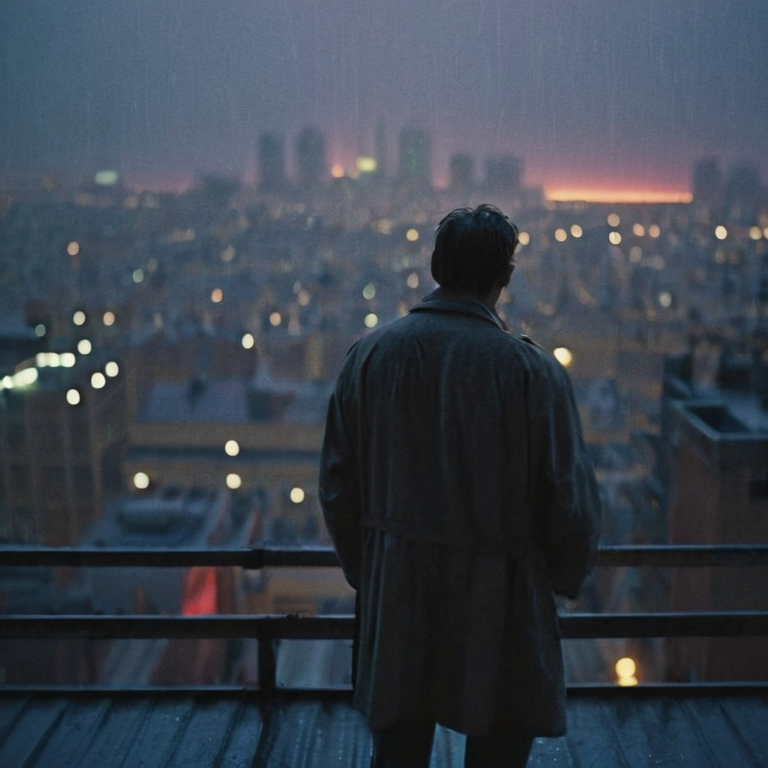
#> input picture samples/keyframe_draft.png, 768 x 768 px; its folder holds only this picture in this run
$ python -i grade.py   (imports and definitions only)
#> lines starting #> are read from the running program, lines starting #| are printed output that depends on the picture
"""Film grade: run the grading engine (photocraft-cli) over a still or a video.

A still is one CLI call.  A video is split to PNG frames, each frame is graded,
and the frames are re-encoded to h264 mp4 at the source frame rate.

The CLI **silently coerces** an unknown ``lut`` to ``none``, so this module
validates the look against the enum itself before spawning anything.  Strength
is applied here (the CLI has no strength parameter): the graded frame is
blended with the original.

``PHOTOCRAFT_BIN`` wins; then ``photocraft-cli`` on PATH; then the private
install under ``~/.aither/photocraft/`` (the only place it exists on the
reference host, where it is not on PATH).
"""

from __future__ import annotations

import os
import shutil
import subprocess
import tempfile
from pathlib import Path
from typing import Optional, Tuple

from . import ffmpeg

#: The engine's enum, verbatim.  Anything else is rejected before the call.
LOOKS: Tuple[str, ...] = (
    "none",
    "warm",
    "cool",
    "tealOrange",
    "bleachBypass",
    "fadedFilm",
    "dayForNight",
    "monoContrast",
    "crossProcess",
)

LOOK_LABELS = {
    "none": "None",
    "warm": "Warm",
    "cool": "Cool",
    "tealOrange": "Teal & Orange",
    "bleachBypass": "Bleach Bypass",
    "fadedFilm": "Faded Film",
    "dayForNight": "Day For Night",
    "monoContrast": "Mono Contrast",
    "crossProcess": "Cross Process",
}

CLI_COMMAND = "image.adjustments.colorLookup"

IMAGE_EXTS = {".png", ".jpg", ".jpeg", ".tif", ".tiff", ".webp", ".exr", ".psd", ".pcraft"}


class GradeError(RuntimeError):
    """The grade could not be produced (missing binary, bad look, CLI failure)."""


# [23 lines left out: functions _candidates, find_bin, not called in this run]


#: The same looks as ffmpeg filter chains, for a machine without photocraft (Linux, a
#: container, any self-hosted install). Not pixel-identical to the engine; the same intent.
FFMPEG_LOOKS = {
    "warm": "colorbalance=rs=0.08:gs=0.02:bs=-0.08:rm=0.05:bm=-0.05",
    "cool": "colorbalance=rs=-0.08:bs=0.08:rm=-0.05:bm=0.05",
    "tealOrange": "colorbalance=rs=-0.10:bs=0.12:rh=0.12:bh=-0.10,eq=saturation=1.1",
    "bleachBypass": "eq=saturation=0.45:contrast=1.25",
    "fadedFilm": "curves=all='0/0.08 1/0.92',eq=saturation=0.8",
    "dayForNight": "eq=brightness=-0.25:saturation=0.5,colorbalance=rs=-0.10:bs=0.20:bm=0.15",
    "monoContrast": "hue=s=0,eq=contrast=1.35",
    "crossProcess": "curves=r='0/0 0.5/0.62 1/1':g='0/0 0.5/0.55 1/1':b='0/0.12 1/0.85',"
                    "eq=saturation=1.15",
}


# [12 lines left out: functions _ffmpeg_ok, engine, not called in this run]


def available() -> bool:
    return engine() is not None


def status() -> dict:
    b = find_bin()
    return {"available": engine() is not None, "bin": b, "engine": engine()}


# [17 lines left out: functions _ffmpeg_graph, _run_ffmpeg, not called in this run]


def validate_look(look: Optional[str]) -> str:
    value = (look or "none").strip()
    if value not in LOOKS:
        raise GradeError("unknown grade look %r (choose one of: %s)" % (look, ", ".join(LOOKS)))
    return value


# [33 lines left out: functions cli_bin, _run_cli, _blend, not called in this run]


def grade_image(src: Path, dst: Path, look: str = "none", strength: float = 1.0) -> Path:
    """Grade one still.  Raises GradeError/FFmpegError."""
    look = validate_look(look)
    src, dst = Path(src), Path(dst)
    dst.parent.mkdir(parents=True, exist_ok=True)
    if look == "none" or float(strength) <= 0.0:
        shutil.copyfile(src, dst)
        return dst
    if not find_bin():
        if not _ffmpeg_ok():
            raise GradeError("no grading engine: install photocraft-cli or ffmpeg")
        _run_ffmpeg(src, dst, look, strength)
        return dst
    if float(strength) >= 1.0:
        _run_cli(src, dst, look)
        return dst
    tmp = dst.with_name(dst.stem + ".graded.png")
    try:
        _run_cli(src, tmp, look)
        _blend(src, tmp, strength)
        shutil.move(str(tmp), str(dst))
    finally:
        if tmp.exists():
            tmp.unlink(missing_ok=True)
    return dst


# [52 lines left out: functions grade_video, grade, not called in this run]


def looks_table() -> list:
    return [{"id": k, "label": LOOK_LABELS[k]} for k in LOOKS]

>>> import cv2
>>> picture = cv2.imread('../../samples/keyframe_draft.png', cv2.IMREAD_GRAYSCALE)
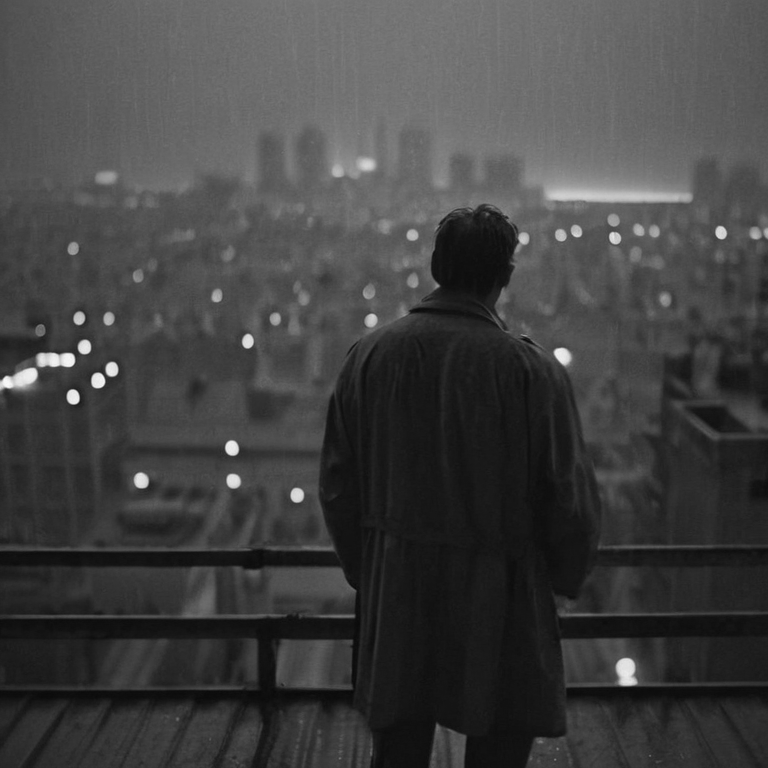
#> picture: shape (768, 768); min 5, max 248, mean 65.8
>>> result = grade_image(picture, 'out.png')
#> (the run stopped early here; a loop or call above may not have finished)
